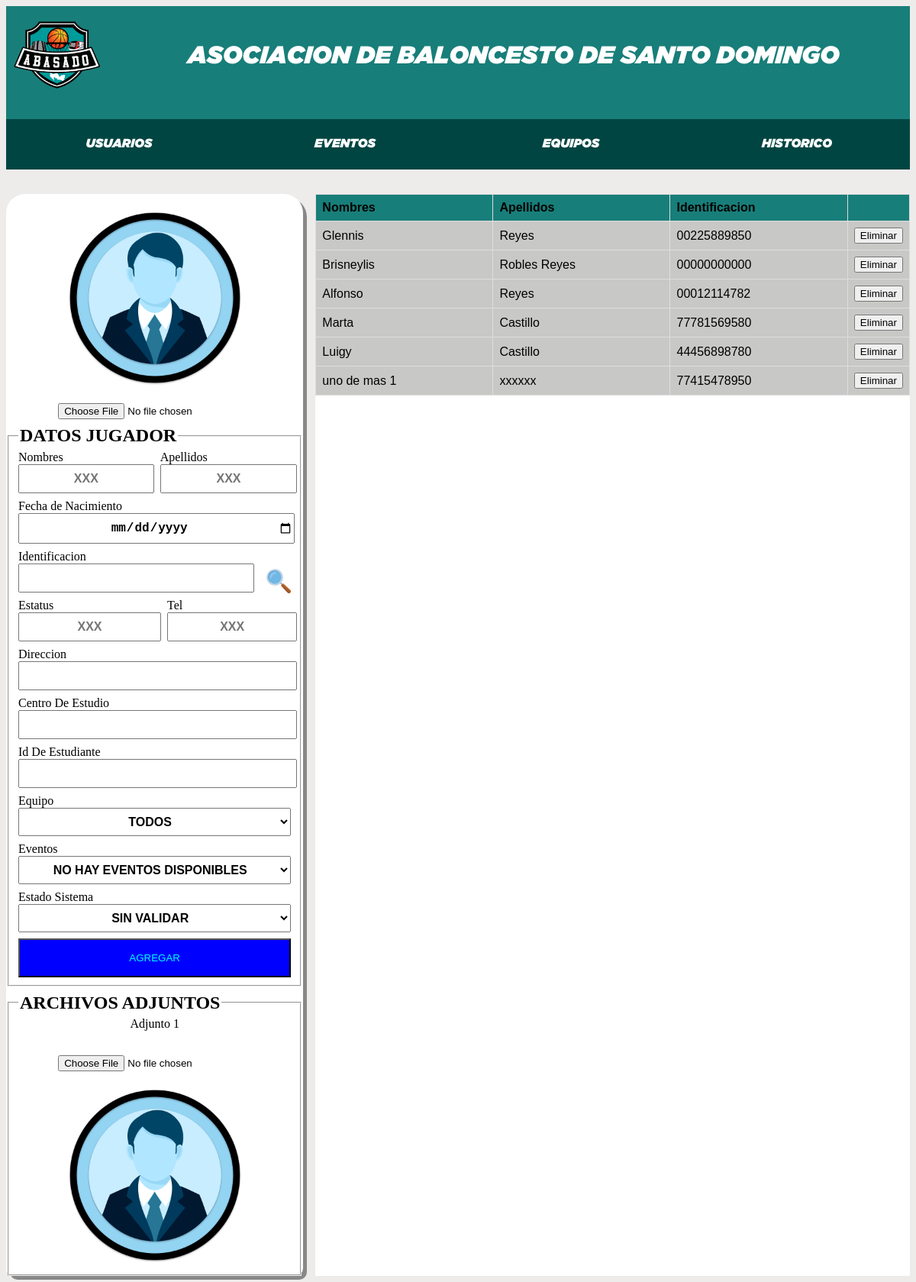
Screenshot of /jugadores/administracion_jugadores.php?id_equipo=5 with the database file from the repository.
### tables this page shows
CREATE TABLE jugadores  (
  id int(7) NOT NULL AUTO_INCREMENT,
  nombres varchar(200) NOT NULL,
  apellidos varchar(1000) NULL DEFAULT NULL,
  identificacion varchar(50) NOT NULL,
  fecha_nacimiento date NOT NULL,
  direccion varchar(5000) NULL DEFAULT NULL,
  equipo int(11) NOT NULL,
  url_img varchar(5000) NULL DEFAULT NULL,
  url_adjunto1 varchar(5000) NULL DEFAULT NULL,
  estatus varchar(100) NOT NULL,
  centro varchar(1000) NOT NULL,
  telefono varchar(20) NULL DEFAULT NULL,
  PRIMARY KEY (id) USING BTREE,
  UNIQUE INDEX identificacion_jugador(identificacion) USING BTREE,
  INDEX jugador_equipo(equipo) USING BTREE,
  CONSTRAINT jugador_equipo FOREIGN KEY (equipo) REFERENCES equipos (id) ON DELETE RESTRICT ON UPDATE RESTRICT
);

### jugadores/ctrl/jugadores.php (the view, shortened to what this page needs)
<?php
function get_listar_jugadores_todos($id_equipo){
    $conn = conectar();
      $sql ="";
      if($id_equipo == 0){
        $sql = "SELECT id,nombres,apellidos,identificacion,fecha_nacimiento,direccion,equipo,url_img,url_adjunto1,estatus,telefono,centro from jugadores";
      }else{
        $sql = "SELECT id,nombres,apellidos,identificacion,fecha_nacimiento,direccion,equipo,url_img,url_adjunto1,estatus,telefono,centro from jugadores where equipo=$id_equipo";
      }
      $result = $conn->query($sql);
      if ($result->num_rows > 0) {
          while($row = $result->fetch_assoc() ) {
         $nombre                = $row["nombres"];
         $apellidos             = $row["apellidos"];
         $identificacion        = $row["identificacion"];
         $id                    = $row["id"];
           echo "<tr>";
           echo "<td id='".$id."' name='fila'";
           echo 'onclick="set_seleccionar(usuario_js);">';
           echo $nombre;
           echo "</td>";
           echo "<td >$apellidos</td>";
           echo "<td >$identificacion</td>";
           if($_SESSION['user_type']==0){
             echo "<td> <button id='bt_eliminar' "."onClick='set_eliminar_jugador(usuario_js)' >Eliminar</button></td>";
           }
           echo "</tr> ";
       }
      }
 }
function get_listar_equipos_select($equipo){
  $conn = conectar();
    $sql = "";
    if($equipo==0){
      $sql = "SELECT id,nombre,municipio,sector,url_logo,estado from equipos";
    }else{
      $sql = "SELECT id,nombre,municipio,sector,url_logo,estado from equipos where id=$equipo";
    }
    $result = $conn->query($sql);
    echo "<option value="."0".">".'TODOS'."</option>";
}
function get_listar_eventos_jugador($equipo,$jugador){
  $conn = conectar();
   if($jugador>0){
    $sql = "SELECT id,nombre,cantidad_equipos,cantidad_jugadores_equipo,descripcion,fecha_incio from eventos
    where (id,$equipo) in (select evento,equipo from relacion_equipo_evento)
    and (id,$equipo,$jugador) not in (select evento,equipo,jugador from relacion_equipo_jugador_evento) and estado = 1";
   }else{
    if($equipo!=0){
      $sql = "SELECT id,nombre,cantidad_equipos,cantidad_jugadores_equipo,descripcion,fecha_incio from eventos
      where (id,$equipo) in (select evento,equipo from relacion_equipo_evento) and estado = 0";
    }else{
      $sql = "SELECT id,nombre,cantidad_equipos,cantidad_jugadores_equipo,descripcion,fecha_incio from eventos  and estado = 0";
    }
   }
    $result = $conn->query($sql);
    $count=0;
    if ($result->num_rows > 0) {
     if($count==0){
        echo "<option value=".'0'.">".'NO HAY EVENTOS DISPONIBLES'."</option>";
     }
    }
}
?>

### css/header.css (style rules this page uses)
:root { --color_primario:rgb(244, 241, 189); --color_primario_2:#eeebeb; --color_menu:#09accd; --color_primario_d:#004542; --color_secundario_d:#187E79; --color_teciario_d:#1CBBB4; }

### css/table_css.css (style rules this page uses)
:root { --color_primario:rgb(244, 241, 189); --color_primario_2:#eeebeb; --color_menu:#09accd; --color_primario_d:#004542; --color_secundario_d:#187E79; --color_teciario_d:#1CBBB4; }
td, th { text-align: left; width: 30%; border: 1px solid #ddd; padding: 8px; }
tr:nth-child(even) { background-color: #c8c9c7; }
tr { padding: 1rem; }

### jugadores/css/jugadores.css (style rules this page uses)
:root { --color_primario:rgb(244, 241, 189); --color_primario_2:#eeebeb; --color_menu:#09accd; }
body { background-color: var(--color_primario_2); display: grid; grid-template-rows: 0.1fr 1fr; gap: 2rem; }

### rows the page displays
jugadores: nombres "Glennis", apellidos "Reyes", identificacion "00225889850"
jugadores: nombres "Brisneylis", apellidos "Robles Reyes", identificacion "00000000000"
jugadores: nombres "Alfonso", apellidos "Reyes", identificacion "00012114782"
jugadores: nombres "Marta", apellidos "Castillo", identificacion "77781569580"
jugadores: nombres "Luigy", apellidos "Castillo", identificacion "44456898780"
jugadores: nombres "uno de mas 1", apellidos "xxxxxx", identificacion "77415478950"
